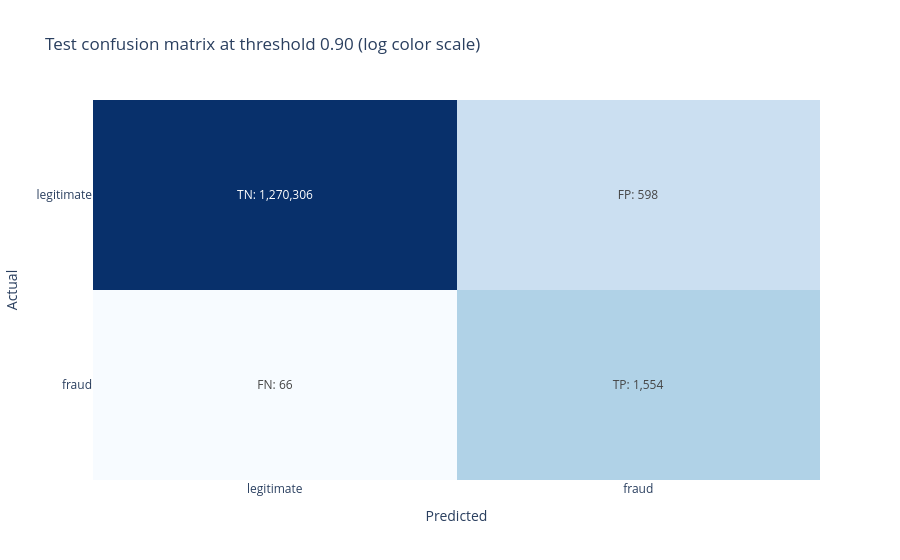

The cell this chart's notebook holds for it:
### Markdown cell above
## 21. Evaluate the final fixed threshold

Report the baseline, the optimized model at 0.5, and the optimized model at
the final threshold. These are measured results. The accompanying article
comparison keeps the article's final reported values separate from this run.

### Code cell
final_metrics = metrics_at_threshold(y_test, optimized_scores, FINAL_THRESHOLD)
display_classification_report(y_test, optimized_scores, FINAL_THRESHOLD)
evaluation_summary = pd.DataFrame([
    {"model": "baseline", **baseline_metrics},
    {"model": "optimized", **optimized_metrics_05},
    {"model": "optimized", **final_metrics},
])
display(evaluation_summary[[
    "model", "threshold", "accuracy", "precision", "recall", "f1", "tn", "fp", "fn", "tp"
]])

confusion_final = confusion_figure(y_test, optimized_scores, FINAL_THRESHOLD)
confusion_final.show()

article_reference = {"accuracy": 0.9996, "precision": 0.74, "recall": 0.96, "f1": 0.83}
article_comparison = pd.DataFrame({
    "metric": list(article_reference),
    "article_threshold_0_9_percent": [100 * article_reference[m] for m in article_reference],
    "this_run_percent": [100 * final_metrics[m] for m in article_reference],
})
article_comparison["difference_percentage_points"] = (
    article_comparison["this_run_percent"] - article_comparison["article_threshold_0_9_percent"]
)
print(f"Article reference threshold: 0.90. This run's threshold: {FINAL_THRESHOLD:.2f}.")
display(article_comparison)

### Figure 1 — Plotly figure (JSON) as saved in the notebook; plotly's stock layout.template omitted (floating-point values rounded to 4 significant figures)
{"data": [{"colorscale": [[0, "rgb(247,251,255)"], [0.125, "rgb(222,235,247)"], [0.25, "rgb(198,219,239)"], [0.375, "rgb(158,202,225)"], [0.5, "rgb(107,174,214)"], [0.625, "rgb(66,146,198)"], [0.75, "rgb(33,113,181)"], [0.875, "rgb(8,81,156)"], [1, "rgb(8,48,107)"]], "customdata": [[1270306, 598], [66, 1554]], "hovertemplate": "Actual: %{y}<br>Predicted: %{x}<br>Count: %{customdata:,}<extra></extra>", "showscale": false, "text": [["TN: 1,270,306", "FP: 598"], ["FN: 66", "TP: 1,554"]], "texttemplate": "%{text}", "type": "heatmap", "x": ["legitimate", "fraud"], "y": ["legitimate", "fraud"], "z": [[6.104, 2.777], [1.826, 3.192]]}], "layout": {"title": {"text": "Test confusion matrix at threshold 0.90 (log color scale)"}, "xaxis": {"title": {"text": "Predicted"}}, "yaxis": {"autorange": "reversed", "title": {"text": "Actual"}}}}
